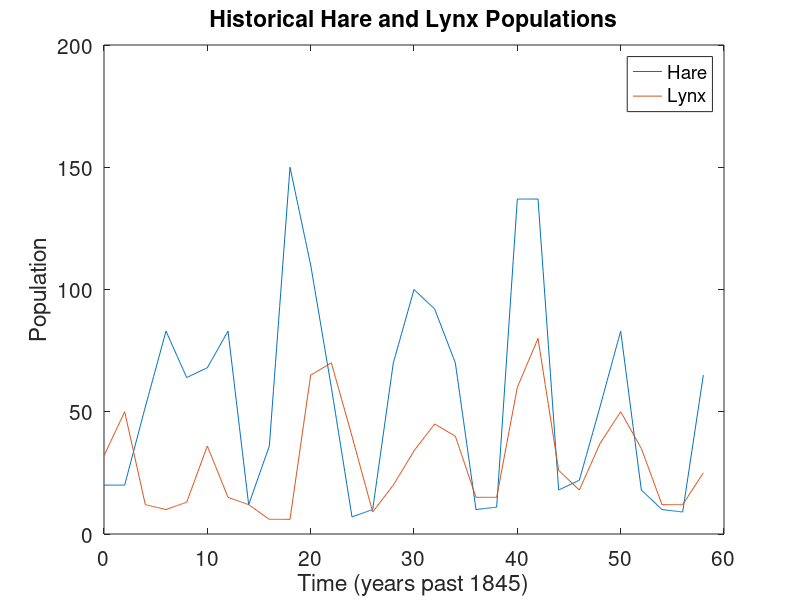

Write MATLAB code to recreate this figure. (Note: this script raises an error after producing the figure.)
%% AMATH 563 HW2

% Saves the hare/lynx data in the format (year past 1845)/hares/lynx
% pop_data = [0:2:58;
%             20 20 52 83 64 68 83 12 36 150 110 60 7 10 70 100 92 70 10 11 137 137 18 22 52 83 18 10 9 65;
%             32 50 12 10 13 36 15 12 6 6 65 70 40 9 20 34 45 40 15 15 60 80 26 18 37 50 35 12 12 25].';
%         
% save("input_files/pop_data.mat", 'pop_data')

%% Part 1: Sparse Regression
% Find the best nonlinear, dynamical systems model to the data using 
% sparse regression.
clear all; close all; clc;

data = load('input_files/pop_data');
pop_data = data.pop_data;


% Interpolate Data for more timepoints
dt = 0.1; % interpolation time step
query_points = 0:dt:58; % time points for interpolation
t_vals = query_points;
x_vals = interp1(pop_data(:,1), pop_data(:,2), query_points);
y_vals = interp1(pop_data(:,1), pop_data(:,3), query_points);

figure(1)
plot(t_vals, x_vals, t_vals, y_vals)
title('Historical Hare and Lynx Populations')
xlabel('Time (years past 1845)')
ylabel('Population')
legend({'Hare', 'Lynx'})
set(gca, 'fontsize', 15)


% Compute numerical derivatives of data

xdot = (x_vals(3:end) - x_vals(1:end-2)) ./ (2*dt);
ydot = (y_vals(3:end) - y_vals(1:end-2)) ./ (2*dt);
x_vals = x_vals(2:end-1);
y_vals = y_vals(2:end-1);
t_vals = t_vals(2:end-1);

% Define Function Library
% t = time, x = # hares, y = # lynx
function_vector = @(t,x,y) [ones(length(t), 1) x y x.^2 y.^2 x.*y x.^3 y.^3 x.^2.*y y.^2.*x x.^2.*y.^2 ...
                                 t t.^2 t.^3 sin(t) cos(t) sin(x) sin(y) cos(x) cos(y) sin(x.^2) cos(x.^2) ...
                                 exp(t) exp(x) exp(y) ...
                                 t.^4, t.^5, t.^6 x.*0.5 exp(t).*sin(t) y*0.5];
function_library = function_vector(t_vals.', x_vals.', y_vals.');

% LASSO
% function_library * X = xdot && function_library * Y = ydot
% 
lambda = 0.045;
x_coeffs = lasso(function_library, xdot.', 'Lambda', lambda);
y_coeffs = lasso(function_library, ydot.', 'Lambda', lambda);

% x_coeffs = function_library \ xdot.';
% y_coeffs = function_library \ ydot.';

%
figure(2)
subplot(121)
bar(x_coeffs)
title('X coefficient values')

subplot(122)
bar(y_coeffs)
title('Y coefficient values')

% Compute predicted model based on coefficents in our sparse regression

dxdt = @(t,x,y) dot(function_vector(t,x,y), x_coeffs);
dydt = @(t,x,y) dot(function_vector(t,x,y), y_coeffs);
f = @(t,x) [ dxdt(t, x(1), x(2)); dydt(t, x(1), x(2))];

[tx, data_est] = ode45(f, t_vals, [x_vals(1); y_vals(1)]);
data_est = real(data_est);

% Plot Results for comparison

figure(3)
subplot(121)
plot(t_vals, x_vals, 'r-', tx, data_est(:,1), 'k--', 'linewidth', 2)
title('Historical Hare Populations')
xlabel('Years Past 1845')
ylabel('Population')
legend({'True Hare', 'Estimated Hare'})
set(gca, 'fontsize', 15)

subplot(122)
plot(t_vals, y_vals, 'b-', tx, data_est(:,2), 'k--', 'linewidth', 2)
title('Historical Lynx Populations')
xlabel('Years Past 1845')
ylabel('Population')
legend({'True', 'Estimated'})
set(gca, 'fontsize', 15)


%%

threshold = 0.01;
Ix = find(x_coeffs > threshold);
x_coeffs(Ix)
Iy = find(y_coeffs > threshold);
y_coeffs(Iy)



%% Part 2: KL Divergence


% % Compute the KL divergence of the best model to the data.
% bin_size = 2;
% data_range_x = min([x_vals data_est(:,1).']): bin_size : max([x_vals data_est(:,1).']);
% data_range_y = min([y_vals data_est(:,2).']): bin_size : max([y_vals data_est(:,2).']);
% 
% % generate PDFs (constant offset added to avoid division by zero)
% offset = 0.01;
% fx = hist(x_vals, data_range_x) + offset;
% fy = hist(y_vals, data_range_y) + offset;
% gx = hist(data_est(:,1) , data_range_x) + offset;
% gy = hist(data_est(:,2) , data_range_y) + offset;
% 
% % normalize data
% 
% fx = fx / trapz(data_range_x, fx);
% fy = fy / trapz(data_range_y, fy);
% gx = gx / trapz(data_range_x, gx);
% gy = gy / trapz(data_range_y, gy);
% 
% % Plot distributions
% figure(4)
% subplot(121)
% plot(data_range_x, fx, 'r-', data_range_x, gx, 'b-');
% xlim([data_range_x(1), data_range_x(end) ])
% legend({'Data', 'Model'})
% 
% subplot(122)
% plot(data_range_y, fy, 'r-', data_range_y, gy, 'b-');
% legend({'Data', 'Model'})
% 
% 
% % Calculate KL Divergence
% 
% KL_x = trapz(fx .*log(fx ./ gx));
% KL_y = trapz(fy .* log(fy ./ gy));

clc; close all;

num_bins = [15, 15];

data_range_x = linspace(min([x_vals data_est(:,1).']), max([x_vals data_est(:,1).']), num_bins(1) + 1);
data_range_y = linspace(min([y_vals data_est(:,2).']), max([y_vals data_est(:,2).']), num_bins(1) + 1);
EDGES = {};
EDGES{1} = data_range_x;
EDGES{2} = data_range_y;

offset = 0.01;
true_f = hist3([x_vals.', y_vals.'], 'Edges', EDGES) + offset;
modeled_f = hist3(data_est, 'Edges', EDGES) + offset; %0.01 added to avoid division by zero

% normalize data
true_f = true_f ./ trapz(trapz(true_f));
modeled_f = modeled_f ./ trapz(trapz(modeled_f));

[X,Y] = meshgrid(data_range_x, data_range_y);

figure(4)
subplot(121)
surf(X, Y, true_f);
title('True model (data) probability distribution')
xlim([data_range_x(1), data_range_x(end)])
xlabel('Hare Population')
ylabel('Lynx Population')
zlabel('Probability')
ylim([data_range_y(1), data_range_y(end)])


subplot(122)
surf(X,Y, modeled_f);
title('Generated model probability distribution')
xlim([data_range_x(1), data_range_x(end)])
ylim([data_range_y(1), data_range_y(end)])
xlabel('Hare Population')
ylabel('Lynx Population')
zlabel('Probability')

KL_divergence = trapz(trapz((true_f .* log(true_f ./ modeled_f))));


%% Part 3: Information Criterion
% Retain three of your best three models and compare their AIC and BIC scores.

% Estimate Log likelihood of model

data = [x_vals.', y_vals.'];

n = length(x_vals);

RSS = 0;
for j = 1:length(data)
    RSS = RSS + norm(data(j, :) - data_est(j, :));
end

K = sum(x_coeffs ~= 0) + sum(y_coeffs ~= 0);
variance = RSS / n;
logL = -n/2*log(2*pi) - n/2*log(variance) - 1/(2*variance) * RSS;

AIC = 2*K -2*logL;
BIC = log(n) * K - 2*logL;


%% Part 4: Time Embeddings
close all; clc;

% Time-delay embed the system and determine if there are latent variables
tskip = 1; % number time points to stagger each measurement by
num_layers = 50; % number of staggered measurements to generate
layer_length = length(x_vals) - tskip*num_layers;
H_x = zeros(num_layers, layer_length);
H_y = zeros(num_layers, layer_length);

for j = 1:num_layers
    H_x(j, :) = x_vals(1+(j-1)*tskip: 1+(j-1)*tskip + layer_length-1);
    H_y(j, :) = y_vals(1+(j-1)*tskip: 1+(j-1)*tskip + layer_length-1);
end

[Ux, Sx, Vx] = svd(H_x, 'econ');
[Uy, Sy, Vy] = svd(H_y, 'econ');

% Plot singular values to look for latent variables

% three dominant singular values: outside variable besides just hare/lynx
% populations that plays a role? Or just time I guess
singular_x = diag(Sx) ./ max(diag(Sx));
singular_y = diag(Sy) ./ max(diag(Sy));

figure(6)
subplot(121)
plot(singular_x, 'r.', 'markersize', 15)
title("Time-Embedded Signular Values - Hare Population")
xlabel('Index j')
ylabel('Normalized Singular Value \sigma_j')

subplot(122)
plot(singular_y, 'r.', 'markersize', 15)
title("Time-Embedded Signular Values - Lynx Population")
xlabel('Index j')
ylabel('Normalized Singular Value \sigma_j')

%% Part 5: Belousov-Zhabotinsky Chemical Oscillator
% See what you can do with the data (i.e. repeat the first two steps above)
clear all; close all; clc;

load('input_files/BZ.mat')

% downsample to make working with system more computationally managable.
% take a single row of pixels?
BZ_tensor = BZ_tensor(100:250, 150:300, :);

% % This is a PDE system? Create 3D function library?
% 
% [m,n,k]=size(BZ_tensor); % x vs y vs time data
% for j=1:k 
%     A=BZ_tensor(:,:,j); 
%     pcolor(A), shading interp, pause(100) 
% end

% u(t, x, y)
% We want d/dt u = u_t --> calculate u_t one row at a time for each fixed y
 % time derivatives for each point (x,y) in the system with the fixed y
 
 % construct derivative matrices
 
dx = 1;
D=zeros(m,m); D2=zeros(m,m);
for j=1:m-1
  D(j,j+1)=1;
  D(j+1,j)=-1;
%
  D2(j,j+1)=1;
  D2(j+1,j)=1;
  D2(j,j)=-2;
end
D(m,1)=1;
D(1,m)=-1;
D=(1/(2*dx))*D;
%
D2(m,m)=-2;
D2(m,1)=1;
D2(1,m)=1;
D2=D2/(dx^2);
 
 
dt = 1; %?
LAMBDA = 0.002;

for y = [1,2]
   Xdot = zeros(m, k-2);
   X = BZ_tensor(:, y, :); % convert into a function of u(x,t)
   for jj = 1:m
       for j = 2:k-1
            Xdot(jj, j-1) = (X(jj, j+1) - X(jj, j-1)) / (2*dt);
       end
   end
   
    u=reshape( X(:,2:end-1).',(k-2)*m ,1 );

    for jj=2:k-1
       ux(jj-1,:)=((D*X(:,jj)).');  % u_x
       uxx(jj-1,:)=((D2*X(:,jj)).');  % u_xx
       u2x(jj-1,:)=((D* (X(:,jj).^2) ).');  % (u^2)_x
    end

    Ux=reshape(ux,(k-2)*m,1);
    Uxx=reshape(uxx,(k-2)*m,1);
    U2x=reshape(u2x,(k-2)*m,1);
    
    A=[u u.^2 u.^3 Ux Uxx U2x Ux.*u Ux.*Ux Ux.*Uxx];

    Udot=reshape((Xdot.'),(k-2)*m,1);

    xi=lasso(A,Udot,'Lambda',LAMBDA);
end
function_vector = [];
